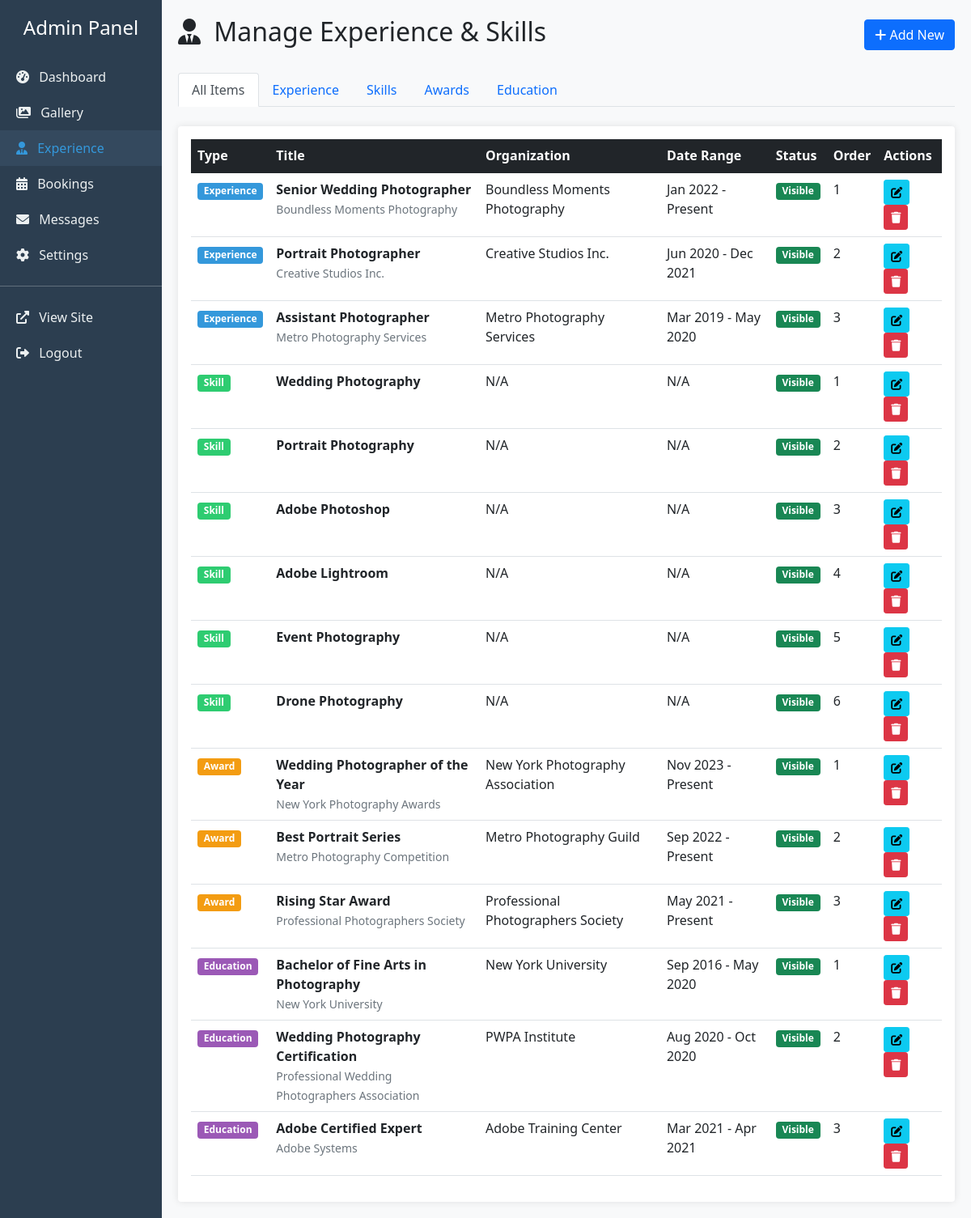
The page /admin/manage-experience.php (signed in) on the database its author committed.
### tables this page shows
CREATE TABLE experience_skills (
    id INT PRIMARY KEY AUTO_INCREMENT,
    section_type ENUM('experience', 'skill', 'award', 'education') NOT NULL,
    title VARCHAR(200) NOT NULL,
    subtitle VARCHAR(200),
    description TEXT,
    start_date DATE,
    end_date DATE,
    organization VARCHAR(200),
    location VARCHAR(200),
    skill_level ENUM('beginner', 'intermediate', 'advanced', 'expert'),
    display_order INT DEFAULT 0,
    is_visible BOOLEAN DEFAULT TRUE,
    created_at TIMESTAMP DEFAULT CURRENT_TIMESTAMP,
    INDEX idx_section_type (section_type),
    INDEX idx_display_order (display_order)
);

### admin/manage-experience.php (the view, shortened to what this page needs)
<?php
require_once '../includes/db_connect.php';
$filter_type = isset($_GET['type']) ? $_GET['type'] : 'all';
$where_clause = "";
$query = "SELECT * FROM experience_skills $where_clause ORDER BY section_type, display_order";
$result = $conn->query($query);
?>
<!DOCTYPE html>
<html lang="en">
<head>
    <link href="https://cdn.jsdelivr.net/npm/bootstrap@5.1.3/dist/css/bootstrap.min.css" rel="stylesheet">
    <link href="https://cdnjs.cloudflare.com/ajax/libs/font-awesome/6.0.0/css/all.min.css" rel="stylesheet">
</head>
<body>
    <div class="container-fluid">
        <div class="row">
            <div class="col-md-2 sidebar">
                <h4 class="text-center text-white mb-4">Admin Panel</h4>
                <a href="dashboard.php"><i class="fas fa-tachometer-alt me-2"></i> Dashboard</a>
                <a href="manage-gallery.php"><i class="fas fa-images me-2"></i> Gallery</a>
                <a href="manage-experience.php" class="active"><i class="fas fa-user-tie me-2"></i> Experience</a>
                <a href="bookings.php"><i class="fas fa-calendar-alt me-2"></i> Bookings</a>
                <a href="messages.php"><i class="fas fa-envelope me-2"></i> Messages</a>
                <a href="settings.php"><i class="fas fa-cog me-2"></i> Settings</a>
                <hr class="text-white">
                <a href="../index.php" target="_blank"><i class="fas fa-external-link-alt me-2"></i> View Site</a>
                <a href="../logout.php"><i class="fas fa-sign-out-alt me-2"></i> Logout</a>
            </div>
            <div class="col-md-10 main-content">
                <div class="d-flex justify-content-between align-items-center mb-4">
                    <h2><i class="fas fa-user-tie me-2"></i> Manage Experience & Skills</h2>
                    <button class="btn btn-primary" data-bs-toggle="modal" data-bs-target="#addModal">
                        <i class="fas fa-plus"></i> Add New
                    </button>
                </div>
                <ul class="nav nav-tabs mb-4">
                    <li class="nav-item">
                        <a class="nav-link <?php echo $filter_type === 'all' ? 'active' : ''; ?>" href="?type=all">All Items</a>
                    </li>
                    <li class="nav-item">
                        <a class="nav-link <?php echo $filter_type === 'experience' ? 'active' : ''; ?>" href="?type=experience">Experience</a>
                    </li>
                    <li class="nav-item">
                        <a class="nav-link <?php echo $filter_type === 'skill' ? 'active' : ''; ?>" href="?type=skill">Skills</a>
                    </li>
                    <li class="nav-item">
                        <a class="nav-link <?php echo $filter_type === 'award' ? 'active' : ''; ?>" href="?type=award">Awards</a>
                    </li>
                    <li class="nav-item">
                        <a class="nav-link <?php echo $filter_type === 'education' ? 'active' : ''; ?>" href="?type=education">Education</a>
                    </li>
                </ul>
                <div class="card">
                    <div class="card-body">
                        <div class="table-responsive">
                            <table class="table table-hover">
                                <thead class="table-dark">
                                    <tr>
                                        <th>Type</th>
                                        <th>Title</th>
                                        <th>Organization</th>
                                        <th>Date Range</th>
                                        <th>Status</th>
                                        <th>Order</th>
                                        <th>Actions</th>
                                    </tr>
                                </thead>
                                <tbody>
                                    <?php if ($result->num_rows > 0): ?>
                                        <?php while ($row = $result->fetch_assoc()): ?>
                                            <tr>
                                                <td>
                                                    <span class="badge badge-<?php echo $row['section_type']; ?>">
                                                        <?php echo ucfirst($row['section_type']); ?>
                                                    </span>
                                                </td>
                                                <td>
                                                    <strong><?php echo htmlspecialchars($row['title']); ?></strong>
                                                    <?php if ($row['subtitle']): ?>
                                                        <br><small class="text-muted"><?php echo htmlspecialchars($row['subtitle']); ?></small>
                                                    <?php endif; ?>
                                                </td>
                                                <td><?php echo htmlspecialchars($row['organization'] ?: 'N/A'); ?></td>
                                                <td>
                                                    <?php if ($row['start_date']): ?>
                                                        <?php echo date('M Y', strtotime($row['start_date'])); ?> -
                                                        <?php echo $row['end_date'] ? date('M Y', strtotime($row['end_date'])) : 'Present'; ?>
                                                    <?php else: ?>
                                                        N/A
                                                    <?php endif; ?>
                                                </td>
                                                <td>
                                                    <span class="badge bg-<?php echo $row['is_visible'] ? 'success' : 'secondary'; ?>">
                                                        <?php echo $row['is_visible'] ? 'Visible' : 'Hidden'; ?>
                                                    </span>
                                                </td>
                                                <td><?php echo $row['display_order']; ?></td>
                                                <td>
                                                    <button class="btn btn-sm btn-info" onclick="editItem(<?php echo htmlspecialchars(json_encode($row)); ?>)">
                                                        <i class="fas fa-edit"></i>
                                                    </button>
                                                    <button class="btn btn-sm btn-danger" onclick="deleteItem(<?php echo $row['id']; ?>, '<?php echo htmlspecialchars($row['title']); ?>')">
                                                        <i class="fas fa-trash"></i>
                                                    </button>
                                                </td>
                                            </tr>
                                        <?php endwhile; ?>
                                    <?php endif; ?>
                                </tbody>
                            </table>
                        </div>
                    </div>
                </div>
            </div>
        </div>
    </div>
</body>
</html>

### admin/manage-experience.php (style rules this page uses)
.sidebar { background: #2c3e50; min-height: 100vh; padding: 20px 0; }
.sidebar a { color: #ecf0f1; text-decoration: none; padding: 10px 20px; display: block; transition: background 0.3s; }
.sidebar a:hover, .sidebar a.active { background: #34495e; color: #3498db; }
.main-content { background: #f8f9fa; min-height: 100vh; padding: 20px; }
.card { box-shadow: 0 0 10px rgba(0,0,0,0.1); border: none; }
.badge-experience { background: #3498db; }
.badge-skill { background: #2ecc71; }
.badge-award { background: #f39c12; }
.badge-education { background: #9b59b6; }

### rows shown on the page
experience_skills: section_type "Experience", title "Senior Wedding Photographer", subtitle "Boundless Moments Photography", organization "Boundless Moments Photography", start_date "Jan 2022", shows "Present", is_visible "Visible", display_order "1"
experience_skills: section_type "Experience", title "Portrait Photographer", subtitle "Creative Studios Inc.", organization "Creative Studios Inc.", start_date "Jun 2020", end_date "Dec 2021", is_visible "Visible", display_order "2"
experience_skills: section_type "Experience", title "Assistant Photographer", subtitle "Metro Photography Services", organization "Metro Photography Services", start_date "Mar 2019", end_date "May 2020", is_visible "Visible", display_order "3"
experience_skills: section_type "Skill", title "Wedding Photography", organization "N/A", is_visible "Visible", display_order "1"
experience_skills: section_type "Skill", title "Portrait Photography", organization "N/A", is_visible "Visible", display_order "2"
experience_skills: section_type "Skill", title "Adobe Photoshop", organization "N/A", is_visible "Visible", display_order "3"
experience_skills: section_type "Skill", title "Adobe Lightroom", organization "N/A", is_visible "Visible", display_order "4"
experience_skills: section_type "Skill", title "Event Photography", organization "N/A", is_visible "Visible", display_order "5"
experience_skills: section_type "Skill", title "Drone Photography", organization "N/A", is_visible "Visible", display_order "6"
experience_skills: section_type "Award", title "Wedding Photographer of the Year", subtitle "New York Photography Awards", organization "New York Photography Association", start_date "Nov 2023", shows "Present", is_visible "Visible", display_order "1"
experience_skills: section_type "Award", title "Best Portrait Series", subtitle "Metro Photography Competition", organization "Metro Photography Guild", start_date "Sep 2022", shows "Present", is_visible "Visible", display_order "2"
experience_skills: section_type "Award", title "Rising Star Award", subtitle "Professional Photographers Society", organization "Professional Photographers Society", start_date "May 2021", shows "Present", is_visible "Visible", display_order "3"
experience_skills: section_type "Education", title "Bachelor of Fine Arts in Photography", subtitle "New York University", organization "New York University", start_date "Sep 2016", end_date "May 2020", is_visible "Visible", display_order "1"
experience_skills: section_type "Education", title "Wedding Photography Certification", subtitle "Professional Wedding Photographers Association", organization "PWPA Institute", start_date "Aug 2020", end_date "Oct 2020", is_visible "Visible", display_order "2"
experience_skills: section_type "Education", title "Adobe Certified Expert", subtitle "Adobe Systems", organization "Adobe Training Center", start_date "Mar 2021", end_date "Apr 2021", is_visible "Visible", display_order "3"
